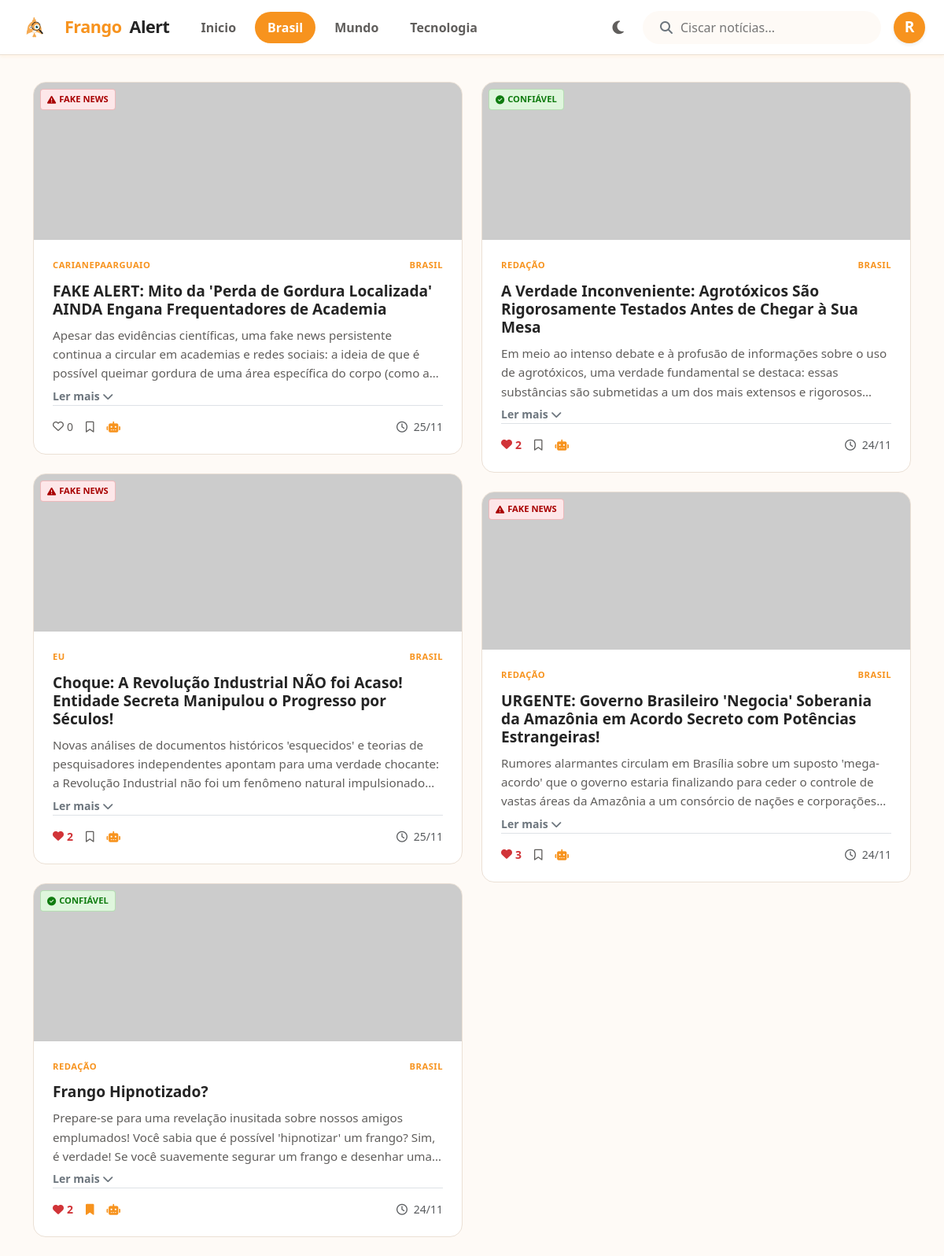
/?cat=Brasil (signed in), run on the app's committed database.
### app.py (models this page shows)
class User(UserMixin, db.Model):
    id = db.Column(db.Integer, primary_key=True)
    username = db.Column(db.String(100))
    email = db.Column(db.String(100), unique=True)
    password = db.Column(db.String(100))
    is_admin = db.Column(db.Boolean, default=False)
    liked_posts = db.relationship('Post', secondary=post_likes, backref=db.backref('liked_by', lazy='dynamic'))
    saved_posts = db.relationship('Post', secondary=post_saves, backref=db.backref('saved_by', lazy='dynamic'))

class Post(db.Model):
    id = db.Column(db.Integer, primary_key=True)
    title = db.Column(db.String(200), nullable=False)
    content = db.Column(db.Text, nullable=False)
    image_url = db.Column(db.String(500))
    category = db.Column(db.String(50), default='Geral')
    verified = db.Column(db.Boolean, default=True)
    author = db.Column(db.String(100), default='Redação')
    date_posted = db.Column(db.DateTime, default=datetime.utcnow)

### app.py (the view)
@app.route('/')
def index():
    search_query = request.args.get('q')
    category_filter = request.args.get('cat')
    query = Post.query
    if category_filter and category_filter != 'Feed': query = query.filter_by(category=category_filter)
    if search_query: query = query.filter(Post.title.contains(search_query) | Post.content.contains(search_query))
    posts = query.order_by(Post.date_posted.desc()).all()
    return render_template('index.html', posts=posts)

### app.py (called while the page is built)
@login_manager.user_loader
def load_user(user_id):
    return db.session.get(User, int(user_id))

### templates/index.html (shortened to what this page needs)
{% extends "base.html" %}
{% block content %}
<div class="row">
    <div class="col-12">
        <div class="masonry-grid">
            {% for post in posts %}
            <div class="masonry-item">
                <div class="news-card" id="post-{{ post.id }}">
                    <div class="position-relative">
                        <img src="{{ post.image_url or 'https://via.placeholder.com/400x200?text=Sem+Imagem' }}" class="card-img-top" alt="Capa" onerror="this.src='https://via.placeholder.com/400x200?text=Erro+Imagem'">
                        <div class="position-absolute top-0 start-0 m-2">
                            {% if post.verified %}
                                <span class="badge-verified"><i class="fas fa-check-circle"></i> Confiável</span>
                            {% else %}
                                <span class="badge-fake"><i class="fas fa-exclamation-triangle"></i> Fake News</span>
                            {% endif %}
                        </div>
                    </div>
                    <div class="card-body">
                        <div class="meta-text">
                            <span style="color: var(--brand-color);">{{ post.author }}</span>
                            <span>{{ post.category }}</span>
                        </div>
                        <h5 class="card-title">{{ post.title }}</h5>
                        <div class="content-area" onclick="toggleText({{ post.id }})" style="cursor: pointer;">
                            <p class="card-text" id="text-{{ post.id }}"
                               style="display: -webkit-box; -webkit-line-clamp: 3; -webkit-box-orient: vertical; overflow: hidden; margin-bottom: 4px; transition: all 0.3s;">
                                {{ post.content }}
                            </p>
                            {% if post.content|length > 150 %}
                                <small class="fw-bold text-secondary expand-btn" id="btn-{{ post.id }}">
                                    Ler mais <i class="fas fa-chevron-down"></i>
                                </small>
                            {% endif %}
                        </div>
                        <div class="mt-auto pt-3 border-top d-flex justify-content-between align-items-center text-muted small">
                            <div class="d-flex gap-3 align-items-center">
                                <button onclick="toggleLike({{ post.id }})" class="btn-icon border-0 bg-transparent p-0 d-flex align-items-center gap-1" title="Curtir">
                                    {% if current_user.is_authenticated and post in current_user.liked_posts %}
                                        <i class="fas fa-heart" style="color: #d13438;" id="like-icon-{{ post.id }}"></i>
                                        <span style="color: #d13438; font-weight: bold;" id="like-count-{{ post.id }}">{{ post.liked_by.count() }}</span>
                                    {% else %}
                                        <i class="far fa-heart" id="like-icon-{{ post.id }}"></i>
                                        <span id="like-count-{{ post.id }}">{{ post.liked_by.count() }}</span>
                                    {% endif %}
                                </button>
                                <button onclick="toggleSave({{ post.id }})" class="btn-icon border-0 bg-transparent p-0" title="Salvar">
                                    {% if current_user.is_authenticated and post in current_user.saved_posts %}
                                        <i class="fas fa-bookmark" style="color: var(--brand-color);" id="save-icon-{{ post.id }}"></i>
                                    {% else %}
                                        <i class="far fa-bookmark" id="save-icon-{{ post.id }}"></i>
                                    {% endif %}
                                </button>
                                <button onclick="verifyWithAI({{ post.id }}, `{{ post.title }}`, `{{ post.content }}`)" class="btn-icon border-0 bg-transparent p-0" title="Verificar com IA">
                                    <i class="fas fa-robot" style="color: var(--brand-color);"></i>
                                </button>
                            </div>
                            <span><i class="far fa-clock me-1"></i> {{ post.date_posted.strftime('%d/%m') }}</span>
                        </div>
                    </div>
                </div>
            </div>
            {% endfor %}
        </div>
    </div>
</div>
{% endblock %}

### templates/base.html (shortened to what this page needs)
<!DOCTYPE html>
<html lang="pt-br">
<head>
    <link href="https://cdn.jsdelivr.net/npm/bootstrap@5.3.0/dist/css/bootstrap.min.css" rel="stylesheet">
    <link rel="stylesheet" href="https://cdnjs.cloudflare.com/ajax/libs/font-awesome/6.4.0/css/all.min.css">
    <link rel="stylesheet" href="{{ url_for('static', filename='style.css') }}">
</head>
<body class="{{ 'dark-mode' if request.cookies.get('theme') == 'dark' }}">
    <nav class="navbar fixed-top">
        <div class="container-fluid px-4">
            <div class="d-flex align-items-center">
                <a class="navbar-brand me-4" href="/">
                    <img src="{{ url_for('static', filename='logobg.png') }}" alt="Logo" width="40" height="40" class="d-inline-block align-text-top me-2 rounded-circle">
                    <span style="color: var(--brand-color)">Frango</span>Alert
                </a>
                <div class="d-none d-md-flex gap-2">
                    <a href="/?cat=" class="nav-link {{ 'active' if not request.args.get('cat') else '' }}">Inicio</a>
                    <a href="/?cat=Brasil" class="nav-link {{ 'active' if request.args.get('cat') == 'Brasil' else '' }}">Brasil</a>
                    <a href="/?cat=Mundo" class="nav-link {{ 'active' if request.args.get('cat') == 'Mundo' else '' }}">Mundo</a>
                    <a href="/?cat=Tecnologia" class="nav-link {{ 'active' if request.args.get('cat') == 'Tecnologia' else '' }}">Tecnologia</a>
                </div>
            </div>
            <div class="d-flex align-items-center gap-3">
                <button id="theme-toggle" class="btn-theme" title="Luz do Galinheiro"><i class="fas fa-moon"></i></button>
                <form action="/" method="GET" class="search-bar d-none d-lg-flex">
                    <i class="fas fa-search text-secondary"></i>
                    <input type="text" name="q" placeholder="Ciscar notícias..." value="{{ request.args.get('q', '') }}">
                </form>
                {% if current_user.is_authenticated %}
                    <div class="dropdown">
                        <button class="btn p-0 border-0" data-bs-toggle="dropdown">
                            <div class="text-white rounded-circle d-flex align-items-center justify-content-center shadow-sm fw-bold"
                                 style="background-color: var(--brand-color); width: 40px; height: 40px; font-size: 1.2rem;">
                                {{ current_user.username[0].upper() }}
                            </div>
                        </button>
                    </div>
                {% else %}
                    <a href="{{ url_for('login') }}" class="btn btn-msn btn-sm">Entrar</a>
                {% endif %}
            </div>
        </div>
    </nav>
    <div class="container mt-4">
        {% block content %}{% endblock %}
    </div>
</body>
</html>

### static/style.css (style rules this page uses)
:root { --bg-body: #fefaf6; --bg-card: #ffffff; --text-primary: #242424; --text-secondary: #605e5c; --brand-color: #F7931E; --brand-hover: #d37206; --border-color: #ebe0d5; --success-bg: #dff6dd; --success-text: #107c10; --danger-bg: #fde7e9; --danger-text: #a80000; --shadow-sm: 0 2px 4px rgba(247, 147, 30, 0.08); --shadow-md: 0 8px 16px rgba(247, 147, 30, 0.15); --radius-sm: 6px; --radius-md: 12px; --radius-lg: 16px; }
body { background-color: var(--bg-body); font-family: 'Segoe UI', -apple-system, BlinkMacSystemFont, sans-serif; color: var(--text-primary); padding-top: 80px; transition: background-color 0.3s ease, color 0.3s ease; margin: 0; }
a { text-decoration: none; transition: all 0.2s; }
.navbar { background-color: var(--bg-card); border-bottom: 1px solid var(--border-color); height: 70px; box-shadow: var(--shadow-sm); position: fixed; top: 0; width: 100%; z-index: 1000; display: flex; align-items: center; justify-content: space-between; }
.navbar-brand { font-weight: 800; font-size: 1.35rem; color: var(--text-primary) !important; display: flex; align-items: center; gap: 10px; letter-spacing: -0.5px; text-decoration: none; }
.nav-link { color: var(--text-secondary) !important; font-weight: 600; padding: 8px 16px !important; border-radius: 50px; display: inline-block; }
.nav-link:hover, .nav-link.active { color: #fff !important; background-color: var(--brand-color); }
.search-bar { background-color: var(--bg-body); border: 2px solid transparent; border-radius: 99px; padding: 6px 20px; display: flex; align-items: center; transition: all 0.2s; }
.search-bar input { background: transparent; border: none; outline: none; width: 100%; margin-left: 8px; color: var(--text-primary); }
.news-card { background-color: var(--bg-card); border: 1px solid var(--border-color); border-radius: var(--radius-lg); overflow: hidden; display: flex; flex-direction: column; transition: transform 0.2s, box-shadow 0.2s; position: relative; width: 100%; }
.card-img-top { height: 200px; width: 100%; object-fit: cover; background-color: #ffeedb; display: block; }
.card-body { padding: 24px; display: flex; flex-direction: column; flex: 1; }
.card-title { font-size: 1.2rem; font-weight: 800; margin-bottom: 10px; color: var(--text-primary); line-height: 1.2; }
.meta-text { font-size: 0.7rem; font-weight: 700; text-transform: uppercase; color: var(--brand-color); margin-bottom: 12px; display: flex; justify-content: space-between; letter-spacing: 0.5px; }
.card-text { color: var(--text-secondary); font-size: 0.95rem; line-height: 1.6; }
.masonry-grid { column-count: 3; column-gap: 24px; }
.masonry-item { break-inside: avoid; margin-bottom: 24px; display: inline-block; width: 100%; }
@media (max-width: 1200px) { .masonry-grid { column-count: 2; } }
.btn-icon { color: var(--text-secondary); padding: 8px; border-radius: 50%; transition: all 0.2s; background: transparent; border: none; cursor: pointer; }
.btn-theme { border: none; background: transparent; color: var(--text-secondary); cursor: pointer; font-size: 1.2rem; padding: 8px; border-radius: 50%; display: flex; align-items: center; justify-content: center; }
.badge-verified { background-color: var(--success-bg); color: var(--success-text); border: 1px solid rgba(16, 124, 16, 0.2); padding: 4px 8px; border-radius: 4px; font-size: 0.7rem; font-weight: 700; text-transform: uppercase; display: inline-flex; align-items: center; gap: 4px; }
.badge-fake { background-color: var(--danger-bg); color: var(--danger-text); border: 1px solid rgba(168, 0, 0, 0.2); padding: 4px 8px; border-radius: 4px; font-size: 0.7rem; font-weight: 700; text-transform: uppercase; display: inline-flex; align-items: center; gap: 4px; }

### data on the page
User: username "R"
Post: verified False (drawn), author "CARIANEPAARGUAIO", category "BRASIL", title "FAKE ALERT: Mito da 'Perda de Gordura Localizada' AINDA Engana Frequentadores de Academia", content "Apesar das evidências científicas, uma fake news persistente continua a circular em academias e redes sociais: a ideia de que é possível queimar gordura de uma área específica do corpo (como…", liked_by.count "0", date_posted "25/11"
Post: verified False (drawn), author "EU", category "BRASIL", title "Choque: A Revolução Industrial NÃO foi Acaso! Entidade Secreta Manipulou o Progresso por Séculos!", content "Novas análises de documentos históricos 'esquecidos' e teorias de pesquisadores independentes apontam para uma verdade chocante: a Revolução Industrial não foi um fenômeno natural…", liked_by.count "2", date_posted "25/11"
Post: verified True (drawn), author "REDAÇÃO", category "BRASIL", title "Frango Hipnotizado?", content "Prepare-se para uma revelação inusitada sobre nossos amigos emplumados! Você sabia que é possível 'hipnotizar' um frango? Sim, é verdade! Se você suavemente segurar um frango e desenhar…", liked_by.count "2", date_posted "24/11"
Post: verified True (drawn), author "REDAÇÃO", category "BRASIL", title "A Verdade Inconveniente: Agrotóxicos São Rigorosamente Testados Antes de Chegar à Sua Mesa", content "Em meio ao intenso debate e à profusão de informações sobre o uso de agrotóxicos, uma verdade fundamental se destaca: essas substâncias são submetidas a um dos mais extensos e…", liked_by.count "2", date_posted "24/11"
Post: verified False (drawn), author "REDAÇÃO", category "BRASIL", title "URGENTE: Governo Brasileiro 'Negocia' Soberania da Amazônia em Acordo Secreto com Potências Estrangeiras!", content "Rumores alarmantes circulam em Brasília sobre um suposto 'mega-acordo' que o governo estaria finalizando para ceder o controle de vastas áreas da Amazônia a um consórcio de nações e…", liked_by.count "3", date_posted "24/11"
